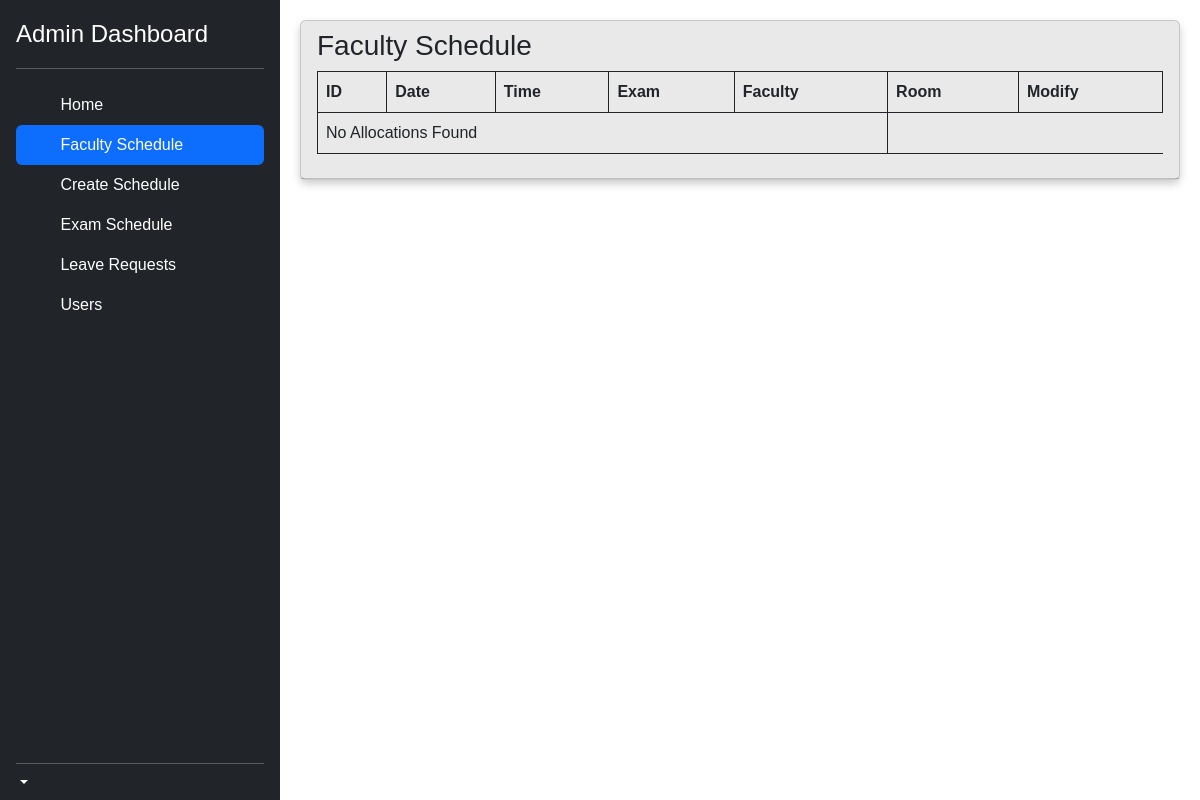
Before: /admin/fac_schedule.php with the older database file.
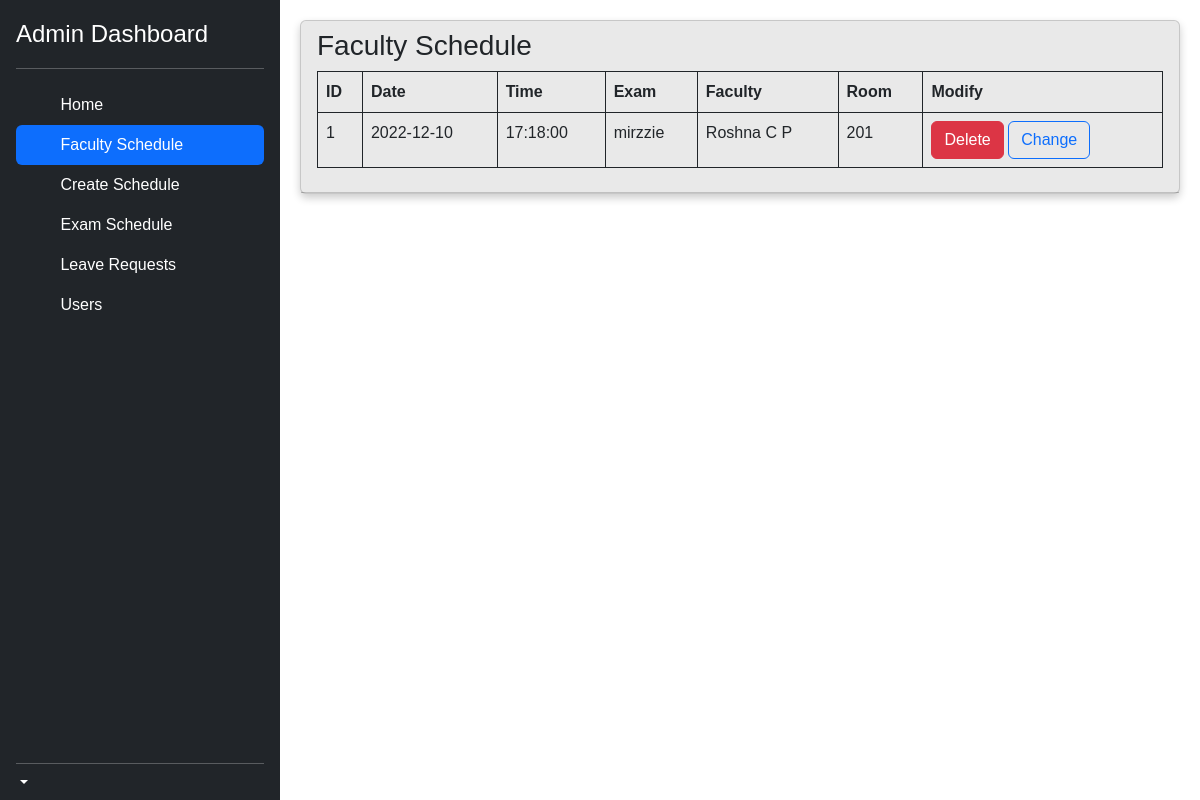
After: the same page with the newer database file.
### tables this page shows
CREATE TABLE IF NOT EXISTS `alloc_tb` (
  `al_id` int(11) NOT NULL AUTO_INCREMENT,
  `table_id` int(11) NOT NULL,
  `class_id` int(11) NOT NULL,
  `fid` int(11) NOT NULL,
  PRIMARY KEY (`al_id`),
  KEY `class` (`class_id`),
  KEY `table_id` (`table_id`),
  KEY `fac` (`fid`)
);

CREATE TABLE IF NOT EXISTS `x_table_tb` (
  `table_id` int(11) NOT NULL AUTO_INCREMENT,
  `sub_id` int(11) NOT NULL,
  `exam_id` int(11) NOT NULL,
  `x_date` date NOT NULL,
  `time` time NOT NULL,
  PRIMARY KEY (`table_id`),
  KEY `sub` (`sub_id`) USING BTREE,
  KEY `Foreign key` (`exam_id`)
);

CREATE TABLE IF NOT EXISTS `exam_tb` (
  `exam_id` int(11) NOT NULL AUTO_INCREMENT,
  `exam_name` varchar(100) NOT NULL,
  `start_date` date NOT NULL,
  `end_date` date NOT NULL,
  `sem_id` int(11) NOT NULL,
  `status` int(11) NOT NULL,
  PRIMARY KEY (`exam_id`),
  KEY `semID` (`sem_id`)
);

CREATE TABLE IF NOT EXISTS `fac_tb` (
  `fid` int(11) NOT NULL AUTO_INCREMENT,
  `fname` varchar(100) NOT NULL,
  `phone` bigint(20) NOT NULL,
  `des_id` int(11) NOT NULL,
  `depid` int(11) NOT NULL,
  `uname` varchar(35) NOT NULL,
  `passw` varchar(20) NOT NULL,
  `status` int(11) NOT NULL,
  PRIMARY KEY (`fid`),
  KEY `des_id` (`des_id`),
  KEY `dep` (`depid`)
);

CREATE TABLE IF NOT EXISTS `classroom_tb` (
  `class_id` int(11) NOT NULL AUTO_INCREMENT,
  `room_no` varchar(20) NOT NULL,
  PRIMARY KEY (`class_id`)
);

### admin/fac_schedule.php (the view, shortened to what this page needs)
<!doctype html>
<html lang="en">
  <head>
<link href="../assets/css/bootstrap.min.css" rel="stylesheet">
    <link href="../assets/css/sidebars.css" rel="stylesheet">
  </head>
  <body>
<main class="d-flex flex-nowrap" style="height: 990px;">
  <div class="d-flex flex-column flex-shrink-0 p-3 text-bg-dark" style="width: 280px;">
    <a href="" class="d-flex align-items-center mb-3 mb-md-0 me-md-auto text-white text-decoration-none">
      <span class="fs-4">Admin Dashboard</span>
    </a>
    <hr>
    <ul class="nav nav-pills flex-column mb-auto">
      <li class="nav-item">
        <a href="admin_dash.php" class="nav-link text-white">
          <svg class="bi pe-none me-2" width="16" height="16"><use xlink:href="#home"/></svg>
          Home
        </a>
      </li>
      <li>
      <a href="fac_schedule.php" class="nav-link active" aria-current="page" >
          <svg class="bi pe-none me-2" width="16" height="16"><use xlink:href="#speedometer2"/></svg>
          Faculty Schedule
        </a>
      </li>
      <li>
        <a href="add_schedview.php" class="nav-link text-white">
          <svg class="bi pe-none me-2" width="16" height="16"><use xlink:href="#table"/></svg>
          Create Schedule
        </a>
      </li>
      <li>
        <a href="exam_table.php" class="nav-link text-white" >
          <svg class="bi pe-none me-2" width="16" height="16"><use xlink:href="#table"/></svg>
          Exam Schedule
        </a>
      </li>
      <li>
        <a href="./leaves/leavereq.php" class="nav-link text-white">
          <svg class="bi pe-none me-2" width="16" height="16"><use xlink:href="#grid"/></svg>
          Leave Requests
        </a>
      </li>
      <li>
        <a href="users.php" class="nav-link text-white">
          <svg class="bi pe-none me-2" width="16" height="16"><use xlink:href="#people-circle"/></svg>
          Users
        </a>
      </li>
    </ul>
    <hr>
    <div class="dropdown">
      <a href="#" class="d-flex align-items-center text-white text-decoration-none dropdown-toggle" data-bs-toggle="dropdown" aria-expanded="false">
      </a>
    </div>
  </div>
  <div class="d-flex flex-column flex-grow-1" style="padding : 20px; overflow: auto">
      <div class="card">
        <div class="card-header">
          <h3 class="card-title">Faculty Schedule</h3>
      <table id="data_table" class="table table-bordered border-dark">
		<thead>
			<tr>
        <th>ID</th>
				<th>Date</th>
        <th>Time</th>
        <th>Exam</th>
				<th>Faculty</th>
        <th>Room</th>
        <th>Modify</th>
     </tr>
		</thead>
		<tbody>
		<?php
      include '../server.php';
      $sql_query = "SELECT al_id,x_table_tb.x_date,x_table_tb.time, exam_tb.exam_name, alloc_tb.fid, fac_tb.fname, classroom_tb.room_no FROM alloc_tb LEFT JOIN (
        x_table_tb LEFT JOIN exam_tb
        ON exam_tb.exam_id = x_table_tb.exam_id)
        ON alloc_tb.table_id =x_table_tb.table_id
        LEFT JOIN fac_tb
        ON alloc_tb.fid = fac_tb.fid
        LEFT JOIN classroom_tb
        ON classroom_tb.class_id = alloc_tb.class_id";
			$resultset = mysqli_query($conn, $sql_query) or die("database error:". mysqli_error($conn));
      if($resultset->num_rows == 0){
        echo "<tbody><tr>";
        echo "<td colspan='5'>No Allocations Found</td>";
        echo "</tr></tbody>";
      }
      else{
			 while( $row = mysqli_fetch_assoc($resultset) ) {
			 ?>
			   <tr id="<?php echo $row ['al_id']; ?>">
                <td><?php echo $row ['al_id']; ?></td>
                <td><?php echo $row ['x_date']; ?></td>
                <td><?php echo $row ['time']; ?></td>
                <td><?php echo $row ['exam_name']; ?></td>
                <td><?php echo $row ['fname']; ?></td>
                <td><?php echo $row ['room_no']; ?></td>
                <td><form class="form-horizontal" method="post"action=''>
                        <input type='submit' class='btn btn-danger' name='delete' value='Delete'>
                        <input type='submit' class='btn btn-outline-primary' name='Re-allocate' value='Change'>
                        </form></td>
			   </tr>
            <?php }} ?>
		</tbody>
		</table>
    </div>
  </div>
</main>
</body>
</html>

Changed rows visible on the page:
added alloc_tb: al_id "1", table.x_date "2022-12-10", table.time "17:18:00", exam_tb.exam_name "mirzzie", fid.fname "Roshna C P", class.room_no "201"
Other visible differences:
text no longer shown: "No Allocations Found"
